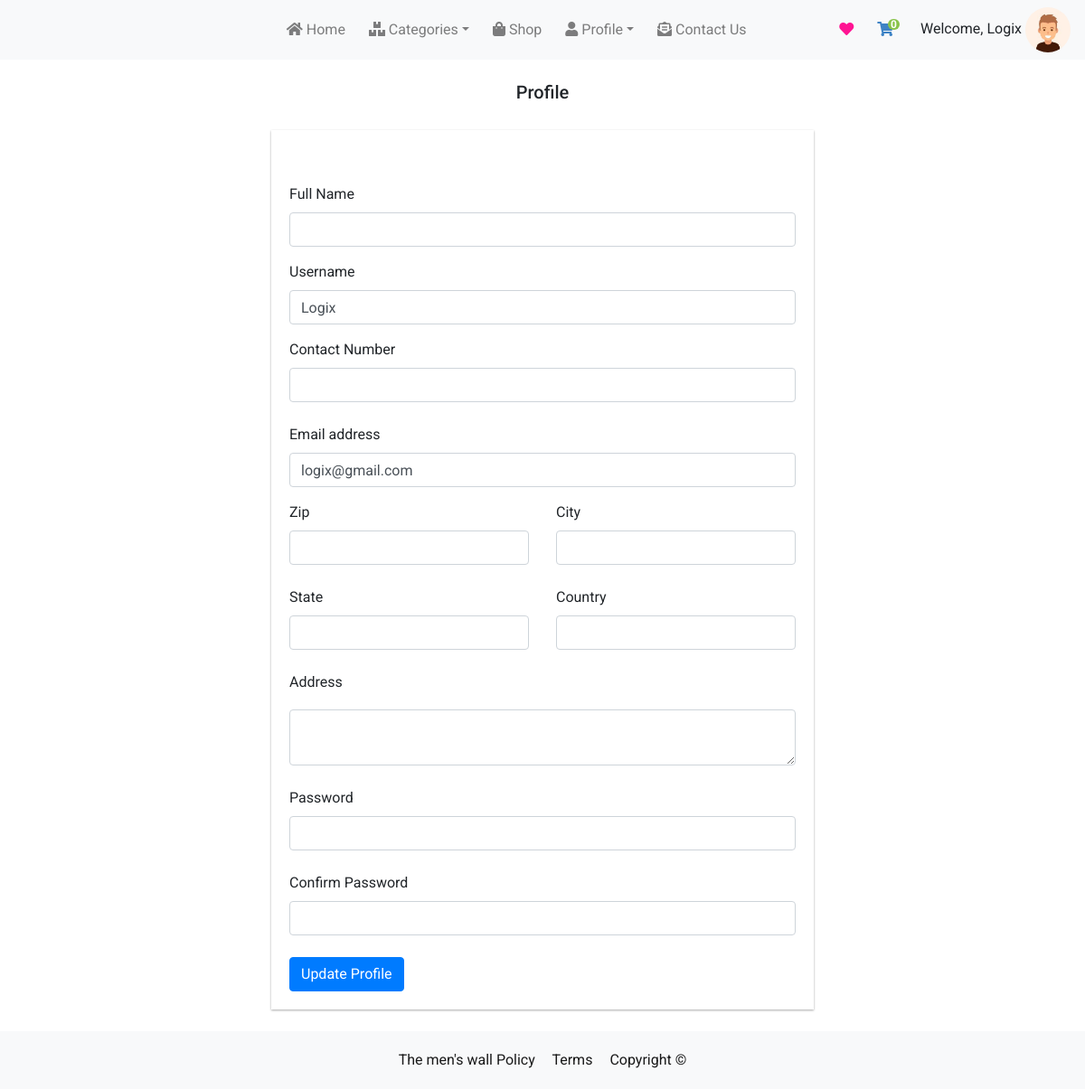
/products/buyerprofile/ (signed in), run on an earlier commit of the app's database.
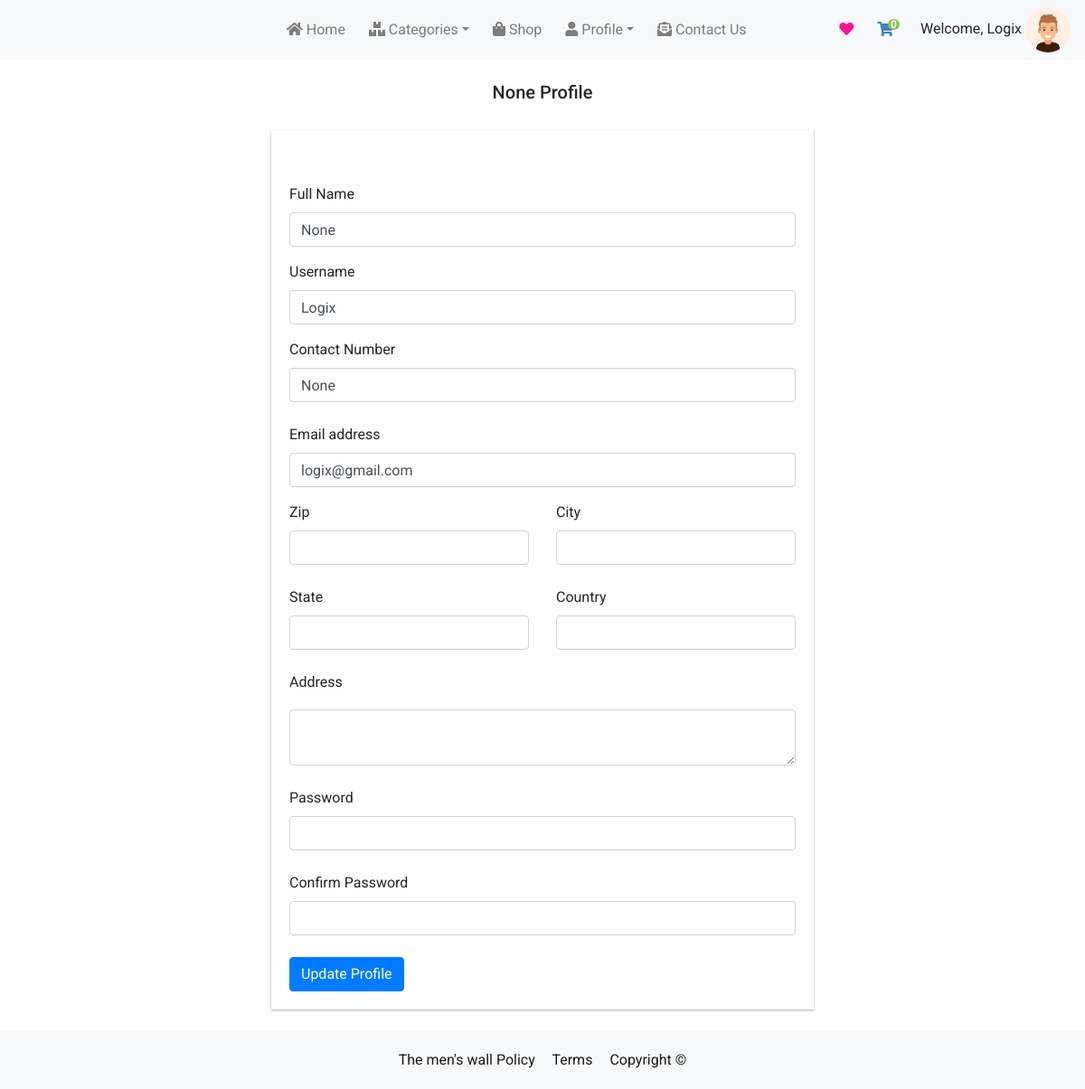
And on a later commit of the database.
### users/models.py (models this page shows, shortened)
class CustomeUser(AbstractUser):
	role_list = [
		('buyer', 'buyer'),
		('seller', 'seller')
	]
	role = models.CharField(max_length=10, choices=role_list,null=True,blank=True,default='buyer')
	contact_no = models.CharField(null=True,blank=True,max_length=20,default="")
	fullname = models.CharField(max_length=100,default="",null=True,blank=True)
	social_status = models.IntegerField(default=0)

class Profile(models.Model):
	user = models.OneToOneField(CustomeUser, on_delete=models.CASCADE)
	image = models.ImageField(default='default.png', upload_to='profile_pics')
	slug = AutoSlugField(populate_from='user')
	bio = models.CharField(max_length=255, blank=True)
	friends = models.ManyToManyField("Profile", blank=True)

### products/views.py (the view, shortened to what this page needs)
# urls.py: path("buyerprofile/",buyerprofile,name="buyerprofile"),
def buyerprofile(request):
    address = Address.objects.filter(user=request.user).last()
    return render(request,'products/buyerProfile.html',{'address':address})

### feed/views.py (called while the page is built)
def CountNotifications(request):
	count_notifications = 0
	if request.user.is_authenticated:
		count_notifications = Notification.objects.filter(user=request.user, is_seen=False).count()
	return {'count_notifications':count_notifications}

def GetProfile(request):
	you = ''
	if request.user.is_authenticated:
		p = request.user.profile
		you = p.user
	return {'profile':you}

### products/context_processors.py (called while the page is built)
def menu_links(request):
    categories = category.objects.all()
    return dict(categories=categories)

### templates/products/buyerProfile.html (shortened to what the changed rows need)
{% extends "products/ecommBase.html" %}
{% load static %}
{% block content %}
<div class="container mt-2">
    <div class="text-center">
        <h5 class=" mt-4 mb-4">{{ user.role | title }} Profile</h5>
    </div>
    {% load static %}
    <div class="container seller__form mb-4">
        <form method="post" action="" >{% csrf_token %}
            <div class="row">
                 <div class="col-12">
                    <div class="form-group">
                        <label for="first">Full Name</label>
                        <input type="text" value="{{ user.fullname }}" name="fullname" class="form-control" placeholder="" id="first">
                    </div>
                </div>
                <div class="col-12">
                    <div class="form-group">
                        <label for="first">Username</label>
                        <input type="text" value="{{ user.username }}" name="username" class="form-control" placeholder="" id="first">
                    </div>
                </div>
                 <div class="col-md-12 mb-2">
                    <div class="form-group">
                        <label for="company">Contact Number</label>
                        <input type="text" class="form-control" name="contact" placeholder="" value="{{ user.contact_no }}" id="company">
                    </div>
                </div>
                <div class="col-md-12">
                    <div class="form-group">
                        <label for="email">Email address</label>
                        <input type="email" value="{{ user.email }}"  name="email" class="form-control" id="email" placeholder="email">
                    </div>
                </div>
            </div>
        </form>
    </div>
</div>
{% endblock %}

### templates/products/ecommBase.html (shortened to what the changed rows need)
{% load static %}
<!DOCTYPE html>
<html lang="en">
<head>
    <link href="https://cdnjs.cloudflare.com/ajax/libs/font-awesome/5.13.0/css/all.min.css" rel="stylesheet">
<link rel="stylesheet" href="{% static 'css/menu.css' %}" >
    <link rel="stylesheet" href="https://cdn.jsdelivr.net/npm/bootstrap@4.5.3/dist/css/bootstrap.min.css">
</head>
<body>
<nav class="navbar navbar-expand-md bg-light navbar-light">
     <div class="user-img">
               <span>Welcome,</span>
                <span>{{ profile.profile.user.username }}</span>
                <img src="{{ profile.profile.image.url }}" alt="" style="vertical-align: middle;
                    width: 50px;
                    height: 50px;
                    border-radius: 50%;">
            </div>
</nav>
    {% block content %}
    {% endblock content %}
</body>
</html>

What changed in the data, as far as the page shows it:
changed CustomeUser "Logix": role (not shown) → "None"; fullname (not shown) → "None"; contact (not shown) → "None"
